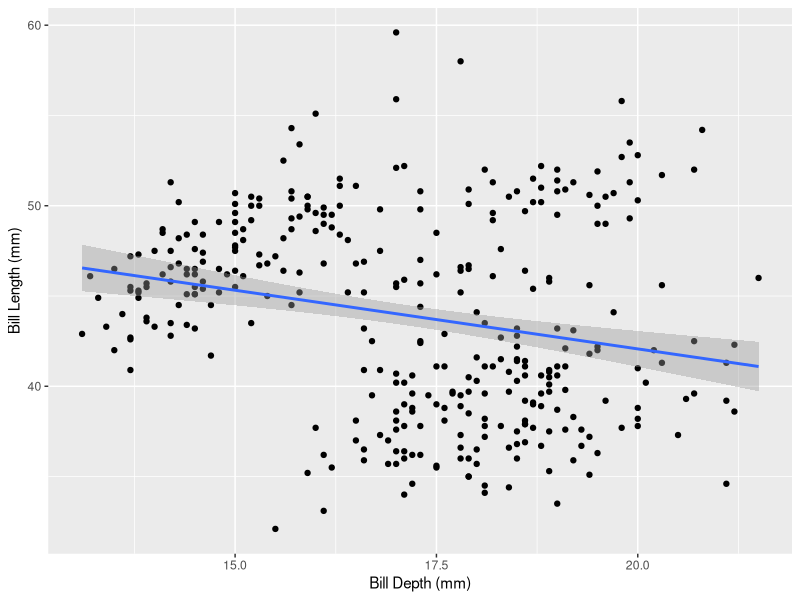

The R script that drew this image:
## ---- chunk 1
knitr::opts_chunk$set(echo = TRUE)
## ---- chunk 2
library(tidyverse)
library(palmerpenguins)
## ---- chunk 3
library(palmerpenguins)

penguins %>%
  ggplot(aes(x = bill_depth_mm, y = bill_length_mm)) +
  geom_point() +
  stat_smooth(method = "lm") + 
  labs(x = "Bill Depth (mm)", 
       y = "Bill Length (mm)")
## ---- chunk 4
my_model <- penguins %>%
  lm(bill_length_mm ~ bill_depth_mm, data = .)
## ---- chunk 5
my_model
## ---- chunk 6
summary(my_model)
## ---- chunk 7
broom::tidy(my_model) 
## ---- chunk 8
my_model_2 <- penguins %>%
  lm(bill_length_mm ~ bill_depth_mm*species, data = .)
